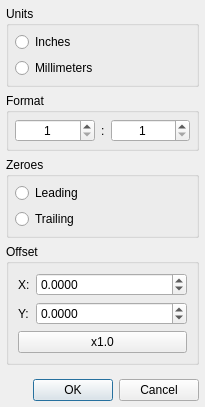
<?xml version="1.0" encoding="UTF-8"?>
<ui version="4.0">
 <class>ExcellonDialog</class>
 <widget class="QDialog" name="ExcellonDialog">
  <property name="geometry">
   <rect>
    <x>0</x>
    <y>0</y>
    <width>205</width>
    <height>407</height>
   </rect>
  </property>
  <property name="windowTitle">
   <string>Excellon Format</string>
  </property>
  <property name="modal">
   <bool>false</bool>
  </property>
  <layout class="QVBoxLayout" name="verticalLayout">
   <property name="leftMargin">
    <number>6</number>
   </property>
   <property name="topMargin">
    <number>6</number>
   </property>
   <property name="rightMargin">
    <number>6</number>
   </property>
   <property name="bottomMargin">
    <number>6</number>
   </property>
   <item>
    <widget class="QGroupBox" name="groupBox">
     <property name="title">
      <string>Units</string>
     </property>
     <layout class="QVBoxLayout" name="verticalLayout_3">
      <property name="leftMargin">
       <number>6</number>
      </property>
      <property name="topMargin">
       <number>6</number>
      </property>
      <property name="rightMargin">
       <number>6</number>
      </property>
      <property name="bottomMargin">
       <number>6</number>
      </property>
      <item>
       <widget class="QRadioButton" name="rbInches">
        <property name="text">
         <string>Inches</string>
        </property>
       </widget>
      </item>
      <item>
       <widget class="QRadioButton" name="rbMillimeters">
        <property name="text">
         <string>Millimeters</string>
        </property>
       </widget>
      </item>
     </layout>
    </widget>
   </item>
   <item>
    <widget class="QGroupBox" name="groupBox_2">
     <property name="title">
      <string>Format</string>
     </property>
     <layout class="QHBoxLayout" name="horizontalLayout" stretch="1,0,1">
      <property name="leftMargin">
       <number>6</number>
      </property>
      <property name="topMargin">
       <number>6</number>
      </property>
      <property name="rightMargin">
       <number>6</number>
      </property>
      <property name="bottomMargin">
       <number>6</number>
      </property>
      <item>
       <widget class="QSpinBox" name="sbxInteger">
        <property name="wrapping">
         <bool>false</bool>
        </property>
        <property name="alignment">
         <set>Qt::AlignCenter</set>
        </property>
        <property name="showGroupSeparator" stdset="0">
         <bool>false</bool>
        </property>
        <property name="minimum">
         <number>1</number>
        </property>
        <property name="maximum">
         <number>8</number>
        </property>
       </widget>
      </item>
      <item>
       <widget class="QLabel" name="label">
        <property name="text">
         <string>:</string>
        </property>
       </widget>
      </item>
      <item>
       <widget class="QSpinBox" name="sbxDecimal">
        <property name="alignment">
         <set>Qt::AlignCenter</set>
        </property>
        <property name="minimum">
         <number>1</number>
        </property>
        <property name="maximum">
         <number>8</number>
        </property>
       </widget>
      </item>
     </layout>
    </widget>
   </item>
   <item>
    <widget class="QGroupBox" name="groupBox_3">
     <property name="title">
      <string>Zeroes</string>
     </property>
     <layout class="QVBoxLayout" name="verticalLayout_2">
      <property name="leftMargin">
       <number>6</number>
      </property>
      <property name="topMargin">
       <number>6</number>
      </property>
      <property name="rightMargin">
       <number>6</number>
      </property>
      <property name="bottomMargin">
       <number>6</number>
      </property>
      <item>
       <widget class="QRadioButton" name="rbLeading">
        <property name="text">
         <string>Leading</string>
        </property>
       </widget>
      </item>
      <item>
       <widget class="QRadioButton" name="rbTrailing">
        <property name="text">
         <string>Trailing</string>
        </property>
       </widget>
      </item>
     </layout>
    </widget>
   </item>
   <item>
    <widget class="QGroupBox" name="groupBox_4">
     <property name="title">
      <string>Offset</string>
     </property>
     <layout class="QFormLayout" name="formLayout">
      <item row="0" column="0">
       <widget class="QLabel" name="label_2">
        <property name="text">
         <string>X:</string>
        </property>
       </widget>
      </item>
      <item row="0" column="1">
       <widget class="QDoubleSpinBox" name="dsbxX">
        <property name="alignment">
         <set>Qt::AlignLeading|Qt::AlignLeft|Qt::AlignVCenter</set>
        </property>
        <property name="decimals">
         <number>4</number>
        </property>
        <property name="minimum">
         <double>-1000.000000000000000</double>
        </property>
        <property name="maximum">
         <double>1000.000000000000000</double>
        </property>
       </widget>
      </item>
      <item row="1" column="0">
       <widget class="QLabel" name="label_3">
        <property name="text">
         <string>Y:</string>
        </property>
       </widget>
      </item>
      <item row="1" column="1">
       <widget class="QDoubleSpinBox" name="dsbxY">
        <property name="alignment">
         <set>Qt::AlignLeading|Qt::AlignLeft|Qt::AlignVCenter</set>
        </property>
        <property name="decimals">
         <number>4</number>
        </property>
        <property name="minimum">
         <double>-1000.000000000000000</double>
        </property>
        <property name="maximum">
         <double>1000.000000000000000</double>
        </property>
       </widget>
      </item>
      <item row="2" column="0" colspan="2">
       <widget class="QPushButton" name="pbStep">
        <property name="text">
         <string>x1.0</string>
        </property>
       </widget>
      </item>
     </layout>
    </widget>
   </item>
   <item>
    <spacer name="verticalSpacer">
     <property name="orientation">
      <enum>Qt::Vertical</enum>
     </property>
     <property name="sizeHint" stdset="0">
      <size>
       <width>20</width>
       <height>0</height>
      </size>
     </property>
    </spacer>
   </item>
   <item>
    <widget class="QDialogButtonBox" name="buttonBox">
     <property name="orientation">
      <enum>Qt::Horizontal</enum>
     </property>
     <property name="standardButtons">
      <set>QDialogButtonBox::Cancel|QDialogButtonBox::Ok</set>
     </property>
    </widget>
   </item>
  </layout>
 </widget>
 <resources/>
 <connections>
  <connection>
   <sender>buttonBox</sender>
   <signal>accepted()</signal>
   <receiver>ExcellonDialog</receiver>
   <slot>accept()</slot>
   <hints>
    <hint type="sourcelabel">
     <x>248</x>
     <y>254</y>
    </hint>
    <hint type="destinationlabel">
     <x>157</x>
     <y>274</y>
    </hint>
   </hints>
  </connection>
  <connection>
   <sender>buttonBox</sender>
   <signal>rejected()</signal>
   <receiver>ExcellonDialog</receiver>
   <slot>reject()</slot>
   <hints>
    <hint type="sourcelabel">
     <x>316</x>
     <y>260</y>
    </hint>
    <hint type="destinationlabel">
     <x>286</x>
     <y>274</y>
    </hint>
   </hints>
  </connection>
 </connections>
</ui>
